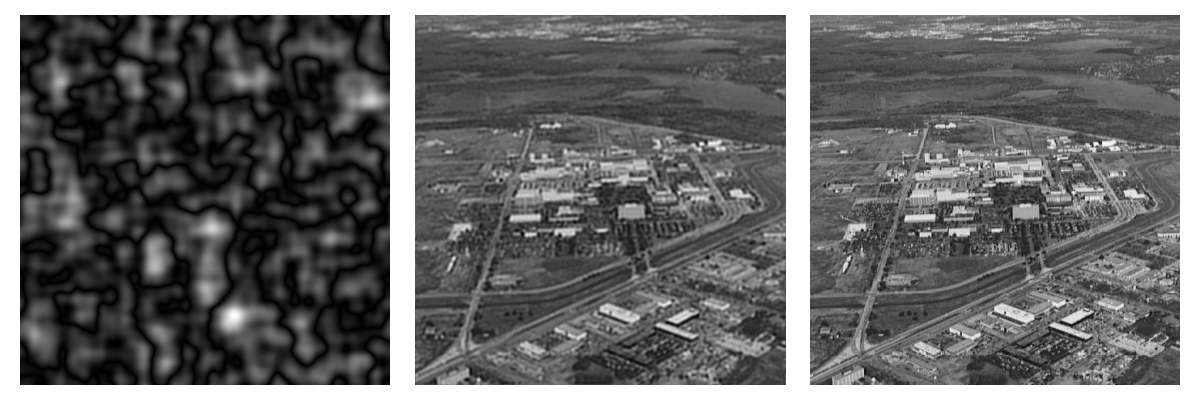

The Python source for this figure:
import os
import sys
import numpy as np
import matplotlib.pyplot as plt
from skimage.io import imread
from skimage.util import img_as_float
from skimage.color import rgb2gray
from General.atmosphturb import atmosphturb
from libDIP.lpFilterTF4e import lpFilterTF4e
from libDIPUM.imnoise2 import imnoise2
from General.deconvwnr import deconvwnr
from libDIPUM.data_path import dip_data

# Parameters
k = 0.0025
mu = 0
sigma = 1e-10
D0 = 85
order = 10

# Data
img_path = dip_data('aerial_view_no_turb.tif')
f_orig = imread(img_path)
if f_orig.ndim == 3:
    f_orig = rgb2gray(f_orig)
f = img_as_float(f_orig)

M, N = f.shape

# Fourier transform
F = np.fft.fftshift(np.fft.fft2(f))

# Atmospheric perturbations
H = atmosphturb(M, N, k)

# Filtering in the frequency domain
G = H * F
g = np.fft.ifft2(np.fft.fftshift(G))

# Add noise in the frequency domain
z = np.zeros((M, N))
zn, _ = imnoise2(z, 'gaussian', mu, sigma)
Gn = np.fft.fftshift(np.fft.fft2(zn))
G1 = G + Gn
g1 = np.fft.ifft2(np.fft.fftshift(G1))

# Straight inverse filter
Fh1 = G1 / H
fHat = []
fHat.append(np.abs(np.real(np.fft.ifft2(Fh1))))

# Low-pass cutoff
LowPass = lpFilterTF4e('butterworth', M, N, D0, order)
Temp = LowPass * Fh1
fHat.append(np.abs(np.real(np.fft.ifft2(Temp))))

# Wiener
nspr = (sigma ** 2) / np.var(f)
psf = np.fft.fftshift(np.fft.ifft2(np.fft.fftshift(H)))
fHat.append(deconvwnr(g1, psf, nspr))

# Display
fig, axes = plt.subplots(1, 3, figsize=(12, 4))
for i in range(3):
    axes[i].imshow(fHat[i], cmap='gray')
    axes[i].axis('off')

plt.tight_layout()
plt.savefig('Figure528.png')
plt.show()
